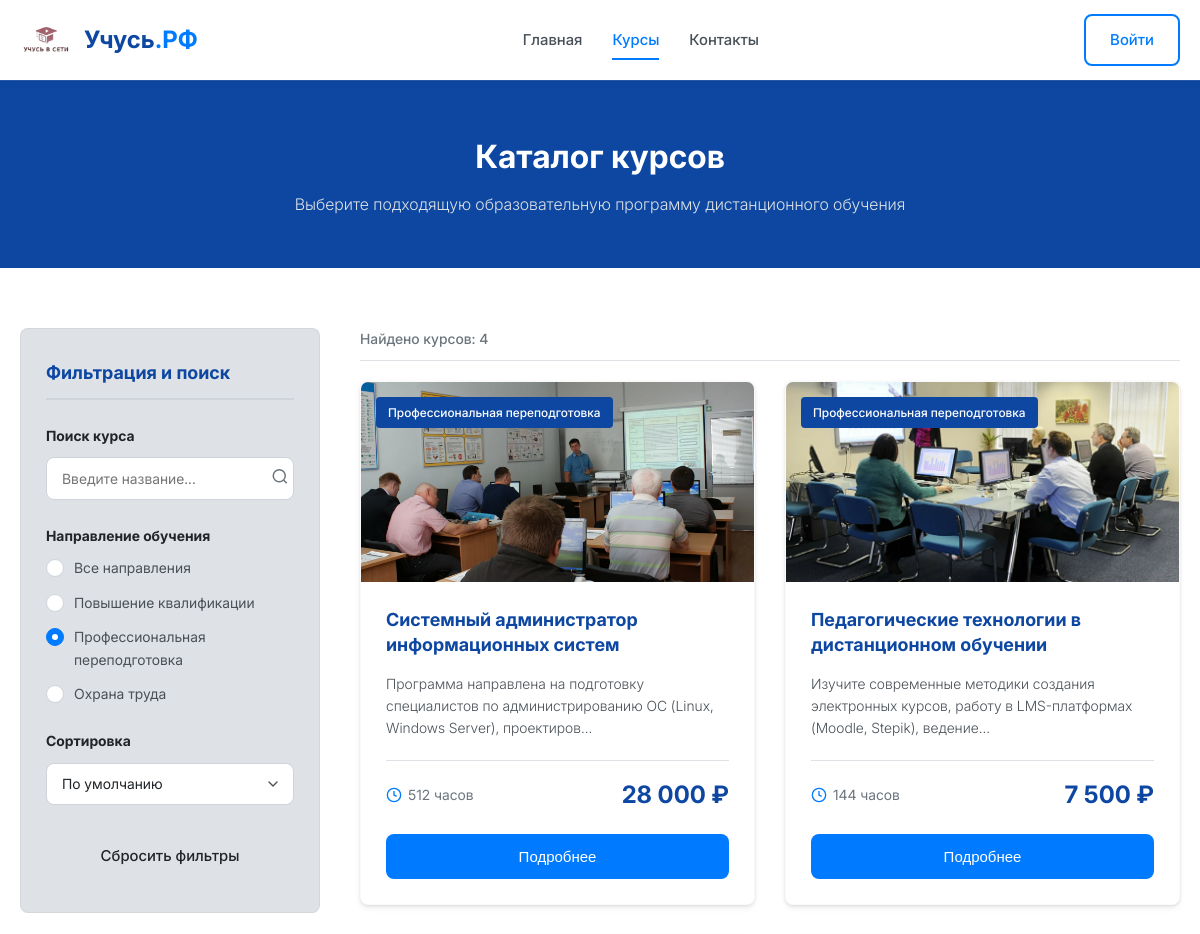
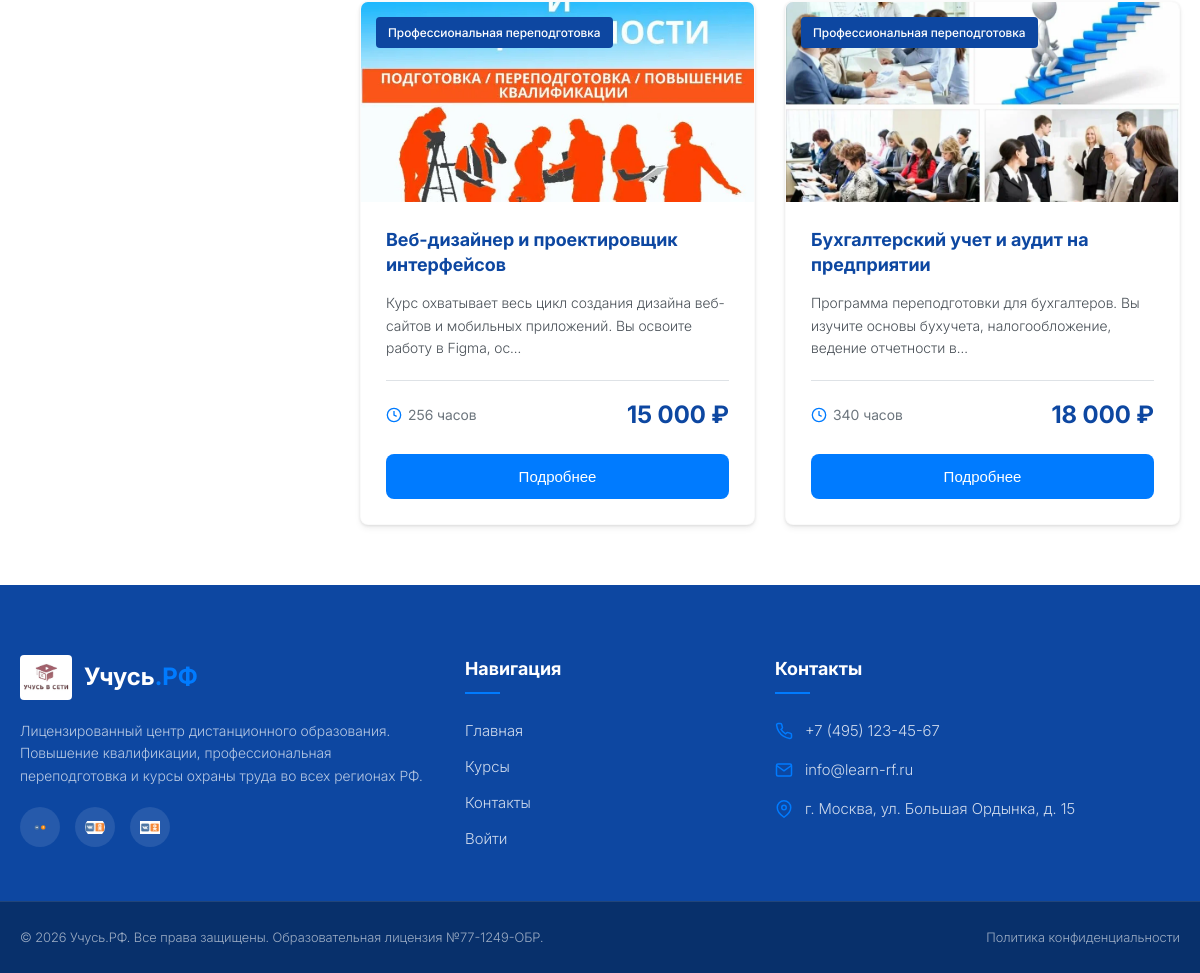
Page /courses.php?category=retraining on the committed database (2 pictures, top to bottom).
### tables this page shows
CREATE TABLE IF NOT EXISTS `courses` (
  `id` INT AUTO_INCREMENT PRIMARY KEY,
  `title` VARCHAR(255) NOT NULL,
  `category` VARCHAR(50) NOT NULL,
  `category_name` VARCHAR(100) NOT NULL,
  `duration` INT NOT NULL,
  `price` DECIMAL(10, 2) NOT NULL,
  `image` VARCHAR(255) NOT NULL,
  `description` TEXT NOT NULL
);

### config.php (called while the page is built, shortened)
<?php
function sanitize($data) {
    return htmlspecialchars(trim($data), ENT_QUOTES, 'UTF-8');
}
?>

### courses.php (the view, shortened to what this page needs)
<?php
require_once 'header.php';
$search = isset($_GET['search']) ? sanitize($_GET['search']) : '';
$category = isset($_GET['category']) ? sanitize($_GET['category']) : 'all';
$sort = isset($_GET['sort']) ? sanitize($_GET['sort']) : 'default';
$sql = "SELECT * FROM courses WHERE 1=1";
if ($category !== 'all') {
    $sql .= " AND category = :category";
}
try {
    $stmt = $pdo->prepare($sql);
    if ($category !== 'all') {
        $stmt->bindValue(':category', $category);
    }
    $stmt->execute();
    $courses = $stmt->fetchAll();
} catch (PDOException $e) {
    $courses = [];
}
?>
    <section class="page-banner">
        <div class="container">
            <h1 class="banner-title">Каталог курсов</h1>
            <p class="banner-subtitle">Выберите подходящую образовательную программу дистанционного обучения</p>
        </div>
    </section>
    <section class="catalog-section">
        <div class="container catalog-container">
            <aside class="filters-panel">
                <h2 class="filters-title">Фильтрация и поиск</h2>
                <form action="courses.php" method="GET">
                    <div class="filter-group">
                        <label for="search-input" class="filter-label">Поиск курса</label>
                        <div class="search-wrapper">
                            <input type="text" name="search" id="search-input" class="form-control" placeholder="Введите название..." value="<?php echo sanitize($search); ?>">
                            <button type="submit" style="position: absolute; right: 5px; top: 50%; transform: translateY(-50%); background: transparent; border: none; cursor: pointer; color: var(--text-light);">
                                <svg width="18" height="18" viewBox="0 0 24 24" fill="none" stroke="currentColor" stroke-width="2"><circle cx="11" cy="11" r="8"></circle><line x1="21" y1="21" x2="16.65" y2="16.65"></line></svg>
                            </button>
                        </div>
                    </div>
                    <div class="filter-group">
                        <span class="filter-label">Направление обучения</span>
                        <div class="radio-group">
                            <label class="radio-container">
                                <span class="checkmark"></span>
                                Все направления
                            </label>
                            <label class="radio-container">
                                <span class="checkmark"></span>
                                Повышение квалификации
                            </label>
                            <label class="radio-container">
                                <span class="checkmark"></span>
                                Профессиональная переподготовка
                            </label>
                            <label class="radio-container">
                                <span class="checkmark"></span>
                                Охрана труда
                            </label>
                        </div>
                    </div>
                    <div class="filter-group">
                        <label for="sort-select" class="filter-label">Сортировка</label>
                        <select name="sort" id="sort-select" class="form-control select-control" onchange="this.form.submit()">
                            <option value="default" <?php echo ($sort === 'default') ? 'selected' : ''; ?>>По умолчанию</option>
                        </select>
                    </div>
                    <a href="courses.php" class="btn btn-secondary btn-block" style="text-align: center;">Сбросить фильтры</a>
                </form>
            </aside>
            <main class="catalog-content">
                <div class="catalog-meta">
                    <span id="courses-count">Найдено курсов: <?php echo count($courses); ?></span>
                </div>
                <div class="courses-grid" id="courses-container">
                    <?php if (!empty($courses)): ?>
                        <?php foreach ($courses as $course):
                            $badgeClass = '';
                        ?>
                            <div class="course-card">
                                <div class="course-img-wrapper">
                                    <img src="<?php echo sanitize($course['image']); ?>" alt="<?php echo sanitize($course['title']); ?>" class="course-img">
                                    <span class="course-badge <?php echo $badgeClass; ?>"><?php echo sanitize($course['category_name']); ?></span>
                                </div>
                                <div class="course-info">
                                    <h3 class="course-title"><?php echo sanitize($course['title']); ?></h3>
                                    <p class="course-desc"><?php echo sanitize(mb_strimwidth($course['description'], 0, 110, '...')); ?></p>
                                    <div class="course-meta">
                                        <span class="course-duration">
                                            <svg width="16" height="16" viewBox="0 0 24 24" fill="none" stroke="currentColor" stroke-width="2"><circle cx="12" cy="12" r="10"></circle><polyline points="12 6 12 12 16 14"></polyline></svg>
                                            <?php echo sanitize($course['duration']); ?> часов
                                        </span>
                                        <span class="course-price"><?php echo number_format($course['price'], 0, '.', ' '); ?> ₽</span>
                                    </div>
                                    <button class="btn btn-primary btn-block btn-open-modal"
                                            data-title="<?php echo sanitize($course['title']); ?>"
                                            data-desc="<?php echo sanitize($course['description']); ?>"
                                            data-price="<?php echo number_format($course['price'], 0, '.', ' ') . ' ₽'; ?>"
                                            data-duration="<?php echo sanitize($course['duration']) . ' часов'; ?>"
                                            data-image="<?php echo sanitize($course['image']); ?>"
                                            data-category="<?php echo sanitize($course['category_name']); ?>"
                                            data-cat-class="<?php echo $badgeClass; ?>"
                                            data-id="<?php echo $course['id']; ?>">Подробнее</button>
                                </div>
                            </div>
                        <?php endforeach; ?>
                    <?php endif; ?>
                </div>
            </main>
        </div>
    </section>
<?php
require_once 'footer.php';
?>

### rows in the picture
courses: image (picture), category_name "Профессиональная переподготовка", title "Системный администратор информационных систем", description "Программа направлена на подготовку специалистов по администрированию ОС (Linux, Windows Server), проектиров...", duration "512", price "28 000"
courses: image (picture), category_name "Профессиональная переподготовка", title "Педагогические технологии в дистанционном обучении", description "Изучите современные методики создания электронных курсов, работу в LMS-платформах (Moodle, Stepik), ведение...", duration "144", price "7 500"
courses: image (picture), category_name "Профессиональная переподготовка", title "Веб-дизайнер и проектировщик интерфейсов", description "Курс охватывает весь цикл создания дизайна веб-сайтов и мобильных приложений. Вы освоите работу в Figma, ос...", duration "256", price "15 000"
courses: image (picture), category_name "Профессиональная переподготовка", title "Бухгалтерский учет и аудит на предприятии", description "Программа переподготовки для бухгалтеров. Вы изучите основы бухучета, налогообложение, ведение отчетности в...", duration "340", price "18 000"

### other values in the picture
count($courses) "4"
